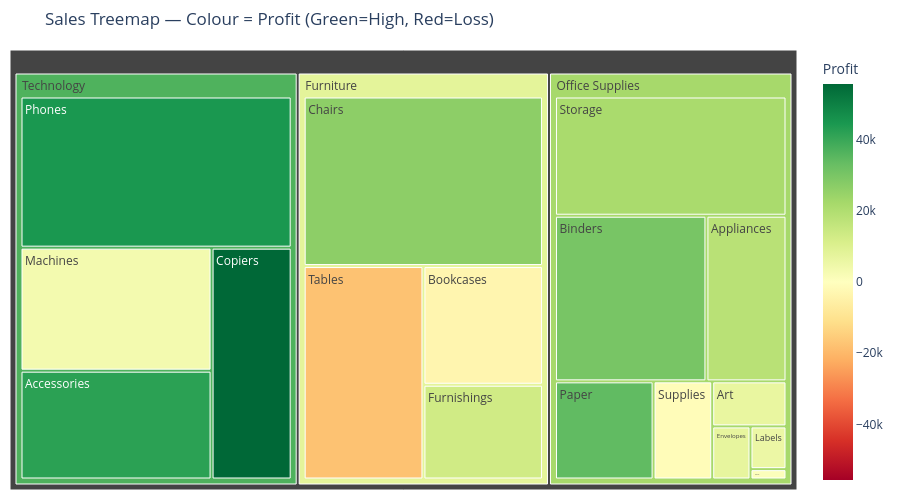

The notebook cell this image was saved under:
### Markdown cell above
## 7. Category × Sub-Category Treemap

### Code cell
tree_data = (
    df.groupby(['Category', 'Sub-Category'])
    .agg(Sales=('Sales', 'sum'), Profit=('Profit', 'sum'))
    .reset_index()
)

fig = px.treemap(
    tree_data,
    path=['Category', 'Sub-Category'],
    values='Sales',
    color='Profit',
    color_continuous_scale='RdYlGn',
    color_continuous_midpoint=0,
    title='Sales Treemap — Colour = Profit (Green=High, Red=Loss)',
    template=TEMPLATE,
    hover_data={'Sales': ':$,.0f', 'Profit': ':$,.0f'}
)
fig.update_layout(height=500, margin=dict(t=50, l=10, r=10, b=10))
fig.show()

### Figure 1 — Plotly figure (JSON) as saved in the notebook; plotly's stock layout.template omitted (floating-point values rounded to 4 significant figures)
{"data": [{"branchvalues": "total", "customdata": [[114900.0, -3473.0], [328400.0, 26590.0], [91710.0, 13060.0], [207000.0, -17730.0], [107500.0, 18140.0], [27120.0, 6528.0], [203400.0, 30220.0], [16480.0, 6964.0], [3024.0, 949.5], [12490.0, 5546.0], [78480.0, 34050.0], [223800.0, 21280.0], [46670.0, -1189.0], [167400.0, 41940.0], [149500.0, 55620.0], [189200.0, 3385.0], [330000.0, 44520.0], [742000.0, 7902.0], [719000.0, 22030.0], [836200.0, 36680.0]], "domain": {"x": [0, 1], "y": [0, 1]}, "hovertemplate": "labels=%{label}<br>Sales=%{customdata[0]:$,.0f}<br>parent=%{parent}<br>id=%{id}<br>Profit=%{color:$,.0f}<extra></extra>", "ids": ["Furniture/Bookcases", "Furniture/Chairs", "Furniture/Furnishings", "Furniture/Tables", "Office Supplies/Appliances", "Office Supplies/Art", "Office Supplies/Binders", "Office Supplies/Envelopes", "Office Supplies/Fasteners", "Office Supplies/Labels", "Office Supplies/Paper", "Office Supplies/Storage", "Office Supplies/Supplies", "Technology/Accessories", "Technology/Copiers", "Technology/Machines", "Technology/Phones", "Furniture", "Office Supplies", "Technology"], "labels": ["Bookcases", "Chairs", "Furnishings", "Tables", "Appliances", "Art", "Binders", "Envelopes", "Fasteners", "Labels", "Paper", "Storage", "Supplies", "Accessories", "Copiers", "Machines", "Phones", "Furniture", "Office Supplies", "Technology"], "marker": {"coloraxis": "coloraxis", "colors": [-3473.0, 26590.0, 13060.0, -17730.0, 18140.0, 6528.0, 30220.0, 6964.0, 949.5, 5546.0, 34050.0, 21280.0, -1189.0, 41940.0, 55620.0, 3385.0, 44520.0, 7902.0, 22030.0, 36680.0]}, "name": "", "parents": ["Furniture", "Furniture", "Furniture", "Furniture", "Office Supplies", "Office Supplies", "Office Supplies", "Office Supplies", "Office Supplies", "Office Supplies", "Office Supplies", "Office Supplies", "Office Supplies", "Technology", "Technology", "Technology", "Technology", "", "", ""], "type": "treemap", "values": [114900.0, 328400.0, 91710.0, 207000.0, 107500.0, 27120.0, 203400.0, 16480.0, 3024.0, 12490.0, 78480.0, 223800.0, 46670.0, 167400.0, 149500.0, 189200.0, 330000.0, 742000.0, 719000.0, 836200.0]}], "layout": {"coloraxis": {"cmid": 0, "colorbar": {"title": {"text": "Profit"}}, "colorscale": [[0, "rgb(165,0,38)"], [0.1, "rgb(215,48,39)"], [0.2, "rgb(244,109,67)"], [0.3, "rgb(253,174,97)"], [0.4, "rgb(254,224,139)"], [0.5, "rgb(255,255,191)"], [0.6, "rgb(217,239,139)"], [0.7, "rgb(166,217,106)"], [0.8, "rgb(102,189,99)"], [0.9, "rgb(26,152,80)"], [1, "rgb(0,104,55)"]]}, "height": 500, "legend": {"tracegroupgap": 0}, "margin": {"b": 10, "l": 10, "r": 10, "t": 50}, "title": {"text": "Sales Treemap — Colour = Profit (Green=High, Red=Loss)"}}}
